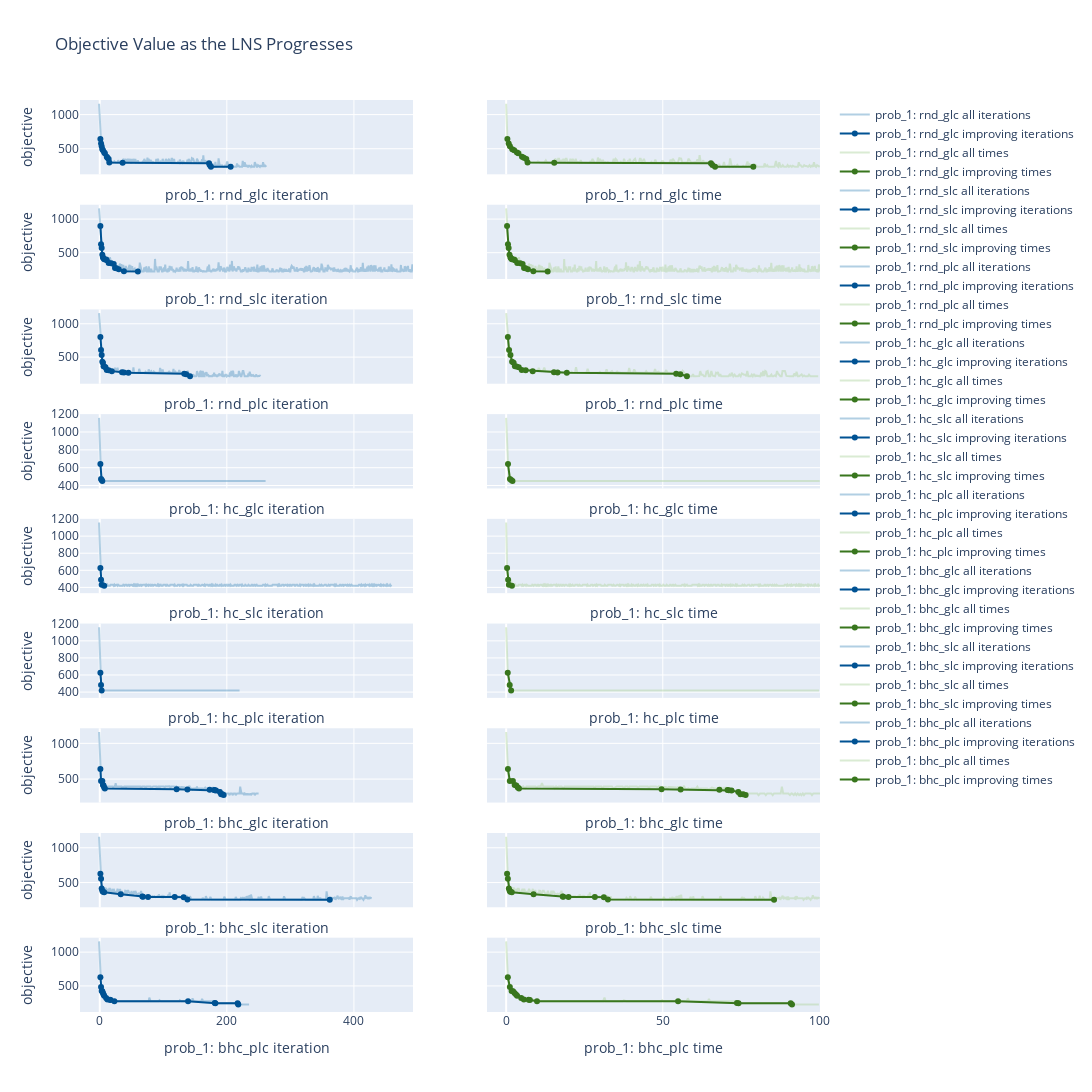

Here is the notebook cell this chart was saved with:
### Code cell
solvers_to_plot = problem_solvers[problem_1]

fig = make_subplots(
        rows=len(solvers_to_plot),
        cols=2,
        shared_yaxes=True,
        shared_xaxes=True,
    )

r = 1
for name, solver in solvers_to_plot.items():
    stats = get_solver_stats(solver)
    
    # transpartent light blue 
    fig.add_trace(go.Scatter(x=stats["iterations"],
                            y=stats["objectives"],
                            name=name+" all iterations",
                            opacity=0.5,
                            marker_color="#64a0c8",
                            ),
                row=r,
                col=1)
    
    # blue
    fig.add_trace(go.Scatter(x=stats["improving_iterations"],
                            y=stats["improving_objectives"],
                            name=name+" improving iterations",
                            marker_color="#005293",
                            ),
                row=r,
                col=1)

    # transparent light green
    fig.add_trace(go.Scatter(x=stats["times_found"],
                            y=stats["objectives"],
                            name=name+" all times",
                            opacity=0.5,
                            marker_color="#b6d7a8",
                            ),
                row=r,
                col=2)
    
    # green
    fig.add_trace(go.Scatter(x=stats["improving_times"],
                            y=stats["improving_objectives"],
                            name=name+" improving times",
                            marker_color="#38761d",
                            ),
                row=r,
                col=2)

    fig.update_xaxes(title_text=name + " iteration", row=r, col=1)
    fig.update_xaxes(title_text=name + " time", row=r, col=2)
    fig.update_yaxes(title_text="objective", row=r, col=1)

    r += 1

fig.update_layout(height=3200, width=1600, title_text="Objective Value as the LNS Progresses")
    

fig.show()

### Figure 1 — Plotly figure (JSON) as saved in the notebook; plotly's stock layout.template omitted (floating-point values rounded to 4 significant figures; data arrays with more than 128 entries replaced by an {"elided": "..."} marker saying what was removed)
{"data": [{"marker": {"color": "#64a0c8"}, "name": "prob_1: rnd_glc all iterations", "opacity": 0.5, "type": "scatter", "x": {"elided": "263 int values"}, "xaxis": "x", "y": {"elided": "263 int values"}, "yaxis": "y"}, {"marker": {"color": "#005293"}, "name": "prob_1: rnd_glc improving iterations", "type": "scatter", "x": [1, 2, 3, 4, 5, 7, 8, 11, 12, 14, 15, 36, 172, 173, 175, 206], "xaxis": "x", "y": [642, 575, 535, 492, 478, 446, 433, 383, 369, 350, 299, 294, 289, 262, 237, 235], "yaxis": "y"}, {"marker": {"color": "#b6d7a8"}, "name": "prob_1: rnd_glc all times", "opacity": 0.5, "type": "scatter", "x": {"elided": "263 str values"}, "xaxis": "x2", "y": {"elided": "263 int values"}, "yaxis": "y2"}, {"marker": {"color": "#38761d"}, "name": "prob_1: rnd_glc improving times", "type": "scatter", "x": ["0.40", "0.81", "1.20", "1.95", "2.56", "3.44", "3.89", "5.07", "5.66", "6.43", "6.84", "15.35", "65.37", "65.83", "66.69", "78.90"], "xaxis": "x2", "y": [642, 575, 535, 492, 478, 446, 433, 383, 369, 350, 299, 294, 289, 262, 237, 235], "yaxis": "y2"}, {"marker": {"color": "#64a0c8"}, "name": "prob_1: rnd_slc all iterations", "opacity": 0.5, "type": "scatter", "x": {"elided": "494 int values"}, "xaxis": "x3", "y": {"elided": "494 int values"}, "yaxis": "y3"}, {"marker": {"color": "#005293"}, "name": "prob_1: rnd_slc improving iterations", "type": "scatter", "x": [1, 2, 3, 4, 5, 6, 7, 10, 11, 14, 18, 22, 24, 26, 30, 38, 60], "xaxis": "x3", "y": [899, 624, 569, 468, 428, 417, 401, 400, 386, 347, 343, 332, 272, 267, 254, 225, 219], "yaxis": "y3"}, {"marker": {"color": "#b6d7a8"}, "name": "prob_1: rnd_slc all times", "opacity": 0.5, "type": "scatter", "x": {"elided": "494 str values"}, "xaxis": "x4", "y": {"elided": "494 int values"}, "yaxis": "y4"}, {"marker": {"color": "#38761d"}, "name": "prob_1: rnd_slc improving times", "type": "scatter", "x": ["0.29", "0.58", "0.80", "1.07", "1.38", "1.55", "1.78", "2.50", "2.78", "3.54", "4.50", "5.26", "5.72", "6.16", "6.95", "8.68", "13.26"], "xaxis": "x4", "y": [899, 624, 569, 468, 428, 417, 401, 400, 386, 347, 343, 332, 272, 267, 254, 225, 219], "yaxis": "y4"}, {"marker": {"color": "#64a0c8"}, "name": "prob_1: rnd_plc all iterations", "opacity": 0.5, "type": "scatter", "x": {"elided": "254 int values"}, "xaxis": "x5", "y": {"elided": "254 int values"}, "yaxis": "y5"}, {"marker": {"color": "#005293"}, "name": "prob_1: rnd_plc improving iterations", "type": "scatter", "x": [1, 2, 3, 4, 5, 6, 7, 9, 11, 14, 19, 35, 38, 45, 133, 136, 142], "xaxis": "x5", "y": [802, 605, 530, 430, 415, 364, 358, 347, 306, 303, 290, 274, 269, 264, 250, 242, 213], "yaxis": "y5"}, {"marker": {"color": "#b6d7a8"}, "name": "prob_1: rnd_plc all times", "opacity": 0.5, "type": "scatter", "x": {"elided": "254 str values"}, "xaxis": "x6", "y": {"elided": "254 int values"}, "yaxis": "y6"}, {"marker": {"color": "#38761d"}, "name": "prob_1: rnd_plc improving times", "type": "scatter", "x": ["0.55", "0.94", "1.38", "1.90", "2.39", "2.80", "3.32", "4.03", "4.99", "6.23", "8.48", "15.26", "16.41", "19.37", "54.29", "55.59", "57.71"], "xaxis": "x6", "y": [802, 605, 530, 430, 415, 364, 358, 347, 306, 303, 290, 274, 269, 264, 250, 242, 213], "yaxis": "y6"}, {"marker": {"color": "#64a0c8"}, "name": "prob_1: hc_glc all iterations", "opacity": 0.5, "type": "scatter", "x": {"elided": "262 int values"}, "xaxis": "x7", "y": {"elided": "262 int values"}, "yaxis": "y7"}, {"marker": {"color": "#005293"}, "name": "prob_1: hc_glc improving iterations", "type": "scatter", "x": [1, 2, 3, 4], "xaxis": "x7", "y": [640, 474, 462, 451], "yaxis": "y7"}, {"marker": {"color": "#b6d7a8"}, "name": "prob_1: hc_glc all times", "opacity": 0.5, "type": "scatter", "x": {"elided": "262 str values"}, "xaxis": "x8", "y": {"elided": "262 int values"}, "yaxis": "y8"}, {"marker": {"color": "#38761d"}, "name": "prob_1: hc_glc improving times", "type": "scatter", "x": ["0.59", "1.21", "1.61", "2.02"], "xaxis": "x8", "y": [640, 474, 462, 451], "yaxis": "y8"}, {"marker": {"color": "#64a0c8"}, "name": "prob_1: hc_slc all iterations", "opacity": 0.5, "type": "scatter", "x": {"elided": "460 int values"}, "xaxis": "x9", "y": {"elided": "460 int values"}, "yaxis": "y9"}, {"marker": {"color": "#005293"}, "name": "prob_1: hc_slc improving iterations", "type": "scatter", "x": [1, 2, 3, 7], "xaxis": "x9", "y": [628, 490, 430, 420], "yaxis": "y9"}, {"marker": {"color": "#b6d7a8"}, "name": "prob_1: hc_slc all times", "opacity": 0.5, "type": "scatter", "x": {"elided": "460 str values"}, "xaxis": "x10", "y": {"elided": "460 int values"}, "yaxis": "y10"}, {"marker": {"color": "#38761d"}, "name": "prob_1: hc_slc improving times", "type": "scatter", "x": ["0.30", "0.63", "0.88", "1.85"], "xaxis": "x10", "y": [628, 490, 430, 420], "yaxis": "y10"}, {"marker": {"color": "#64a0c8"}, "name": "prob_1: hc_plc all iterations", "opacity": 0.5, "type": "scatter", "x": {"elided": "221 int values"}, "xaxis": "x11", "y": {"elided": "221 int values"}, "yaxis": "y11"}, {"marker": {"color": "#005293"}, "name": "prob_1: hc_plc improving iterations", "type": "scatter", "x": [1, 2, 3], "xaxis": "x11", "y": [628, 482, 420], "yaxis": "y11"}, {"marker": {"color": "#b6d7a8"}, "name": "prob_1: hc_plc all times", "opacity": 0.5, "type": "scatter", "x": {"elided": "221 str values"}, "xaxis": "x12", "y": {"elided": "221 int values"}, "yaxis": "y12"}, {"marker": {"color": "#38761d"}, "name": "prob_1: hc_plc improving times", "type": "scatter", "x": ["0.51", "1.14", "1.59"], "xaxis": "x12", "y": [628, 482, 420], "yaxis": "y12"}, {"marker": {"color": "#64a0c8"}, "name": "prob_1: bhc_glc all iterations", "opacity": 0.5, "type": "scatter", "x": {"elided": "251 int values"}, "xaxis": "x13", "y": {"elided": "251 int values"}, "yaxis": "y13"}, {"marker": {"color": "#005293"}, "name": "prob_1: bhc_glc improving iterations", "type": "scatter", "x": [1, 2, 4, 5, 6, 7, 8, 121, 138, 173, 180, 181, 183, 189, 191, 193, 195], "xaxis": "x13", "y": [640, 474, 473, 419, 409, 382, 370, 359, 355, 351, 349, 343, 341, 319, 288, 287, 276], "yaxis": "y13"}, {"marker": {"color": "#b6d7a8"}, "name": "prob_1: bhc_glc all times", "opacity": 0.5, "type": "scatter", "x": {"elided": "251 str values"}, "xaxis": "x14", "y": {"elided": "251 int values"}, "yaxis": "y14"}, {"marker": {"color": "#38761d"}, "name": "prob_1: bhc_glc improving times", "type": "scatter", "x": ["0.57", "1.17", "2.16", "2.72", "3.25", "3.72", "4.11", "49.61", "55.70", "68.07", "70.66", "71.08", "71.95", "74.11", "74.77", "75.60", "76.45"], "xaxis": "x14", "y": [640, 474, 473, 419, 409, 382, 370, 359, 355, 351, 349, 343, 341, 319, 288, 287, 276], "yaxis": "y14"}, {"marker": {"color": "#64a0c8"}, "name": "prob_1: bhc_slc all iterations", "opacity": 0.5, "type": "scatter", "x": {"elided": "429 int values"}, "xaxis": "x15", "y": {"elided": "429 int values"}, "yaxis": "y15"}, {"marker": {"color": "#005293"}, "name": "prob_1: bhc_slc improving iterations", "type": "scatter", "x": [1, 2, 3, 4, 5, 7, 33, 67, 68, 76, 118, 132, 138, 362], "xaxis": "x15", "y": [628, 555, 414, 381, 367, 360, 331, 301, 295, 292, 291, 288, 257, 252], "yaxis": "y15"}, {"marker": {"color": "#b6d7a8"}, "name": "prob_1: bhc_slc all times", "opacity": 0.5, "type": "scatter", "x": {"elided": "429 str values"}, "xaxis": "x16", "y": {"elided": "429 int values"}, "yaxis": "y16"}, {"marker": {"color": "#38761d"}, "name": "prob_1: bhc_slc improving times", "type": "scatter", "x": ["0.30", "0.55", "0.87", "1.12", "1.31", "1.80", "8.75", "18.07", "18.23", "19.91", "28.32", "31.19", "32.49", "85.52"], "xaxis": "x16", "y": [628, 555, 414, 381, 367, 360, 331, 301, 295, 292, 291, 288, 257, 252], "yaxis": "y16"}, {"marker": {"color": "#64a0c8"}, "name": "prob_1: bhc_plc all iterations", "opacity": 0.5, "type": "scatter", "x": {"elided": "236 int values"}, "xaxis": "x17", "y": {"elided": "236 int values"}, "yaxis": "y17"}, {"marker": {"color": "#005293"}, "name": "prob_1: bhc_plc improving iterations", "type": "scatter", "x": [1, 2, 3, 4, 5, 6, 7, 10, 12, 16, 17, 23, 139, 181, 182, 217, 218], "xaxis": "x17", "y": [628, 482, 425, 420, 396, 372, 354, 320, 297, 294, 290, 273, 271, 246, 244, 242, 224], "yaxis": "y17"}, {"marker": {"color": "#b6d7a8"}, "name": "prob_1: bhc_plc all times", "opacity": 0.5, "type": "scatter", "x": {"elided": "236 str values"}, "xaxis": "x18", "y": {"elided": "236 int values"}, "yaxis": "y18"}, {"marker": {"color": "#38761d"}, "name": "prob_1: bhc_plc improving times", "type": "scatter", "x": ["0.54", "1.19", "1.74", "2.21", "2.67", "3.14", "3.51", "4.81", "5.65", "7.17", "7.57", "9.85", "54.89", "73.68", "74.18", "90.83", "91.25"], "xaxis": "x18", "y": [628, 482, 425, 420, 396, 372, 354, 320, 297, 294, 290, 273, 271, 246, 244, 242, 224], "yaxis": "y18"}], "layout": {"height": 3200, "title": {"text": "Objective Value as the LNS Progresses"}, "width": 1600, "xaxis": {"anchor": "y", "domain": [0, 0.45], "matches": "x17", "showticklabels": false, "title": {"text": "prob_1: rnd_glc iteration"}}, "xaxis10": {"anchor": "y10", "domain": [0.55, 1], "matches": "x18", "showticklabels": false, "title": {"text": "prob_1: hc_slc time"}}, "xaxis11": {"anchor": "y11", "domain": [0, 0.45], "matches": "x17", "showticklabels": false, "title": {"text": "prob_1: hc_plc iteration"}}, "xaxis12": {"anchor": "y12", "domain": [0.55, 1], "matches": "x18", "showticklabels": false, "title": {"text": "prob_1: hc_plc time"}}, "xaxis13": {"anchor": "y13", "domain": [0, 0.45], "matches": "x17", "showticklabels": false, "title": {"text": "prob_1: bhc_glc iteration"}}, "xaxis14": {"anchor": "y14", "domain": [0.55, 1], "matches": "x18", "showticklabels": false, "title": {"text": "prob_1: bhc_glc time"}}, "xaxis15": {"anchor": "y15", "domain": [0, 0.45], "matches": "x17", "showticklabels": false, "title": {"text": "prob_1: bhc_slc iteration"}}, "xaxis16": {"anchor": "y16", "domain": [0.55, 1], "matches": "x18", "showticklabels": false, "title": {"text": "prob_1: bhc_slc time"}}, "xaxis17": {"anchor": "y17", "domain": [0, 0.45], "title": {"text": "prob_1: bhc_plc iteration"}}, "xaxis18": {"anchor": "y18", "domain": [0.55, 1], "title": {"text": "prob_1: bhc_plc time"}}, "xaxis2": {"anchor": "y2", "domain": [0.55, 1], "matches": "x18", "showticklabels": false, "title": {"text": "prob_1: rnd_glc time"}}, "xaxis3": {"anchor": "y3", "domain": [0, 0.45], "matches": "x17", "showticklabels": false, "title": {"text": "prob_1: rnd_slc iteration"}}, "xaxis4": {"anchor": "y4", "domain": [0.55, 1], "matches": "x18", "showticklabels": false, "title": {"text": "prob_1: rnd_slc time"}}, "xaxis5": {"anchor": "y5", "domain": [0, 0.45], "matches": "x17", "showticklabels": false, "title": {"text": "prob_1: rnd_plc iteration"}}, "xaxis6": {"anchor": "y6", "domain": [0.55, 1], "matches": "x18", "showticklabels": false, "title": {"text": "prob_1: rnd_plc time"}}, "xaxis7": {"anchor": "y7", "domain": [0, 0.45], "matches": "x17", "showticklabels": false, "title": {"text": "prob_1: hc_glc iteration"}}, "xaxis8": {"anchor": "y8", "domain": [0.55, 1], "matches": "x18", "showticklabels": false, "title": {"text": "prob_1: hc_glc time"}}, "xaxis9": {"anchor": "y9", "domain": [0, 0.45], "matches": "x17", "showticklabels": false, "title": {"text": "prob_1: hc_slc iteration"}}, "yaxis": {"anchor": "x", "domain": [0.9185, 1], "title": {"text": "objective"}}, "yaxis10": {"anchor": "x10", "domain": [0.4593, 0.5407], "matches": "y9", "showticklabels": false}, "yaxis11": {"anchor": "x11", "domain": [0.3444, 0.4259], "title": {"text": "objective"}}, "yaxis12": {"anchor": "x12", "domain": [0.3444, 0.4259], "matches": "y11", "showticklabels": false}, "yaxis13": {"anchor": "x13", "domain": [0.2296, 0.3111], "title": {"text": "objective"}}, "yaxis14": {"anchor": "x14", "domain": [0.2296, 0.3111], "matches": "y13", "showticklabels": false}, "yaxis15": {"anchor": "x15", "domain": [0.1148, 0.1963], "title": {"text": "objective"}}, "yaxis16": {"anchor": "x16", "domain": [0.1148, 0.1963], "matches": "y15", "showticklabels": false}, "yaxis17": {"anchor": "x17", "domain": [0, 0.08148], "title": {"text": "objective"}}, "yaxis18": {"anchor": "x18", "domain": [0, 0.08148], "matches": "y17", "showticklabels": false}, "yaxis2": {"anchor": "x2", "domain": [0.9185, 1], "matches": "y", "showticklabels": false}, "yaxis3": {"anchor": "x3", "domain": [0.8037, 0.8852], "title": {"text": "objective"}}, "yaxis4": {"anchor": "x4", "domain": [0.8037, 0.8852], "matches": "y3", "showticklabels": false}, "yaxis5": {"anchor": "x5", "domain": [0.6889, 0.7704], "title": {"text": "objective"}}, "yaxis6": {"anchor": "x6", "domain": [0.6889, 0.7704], "matches": "y5", "showticklabels": false}, "yaxis7": {"anchor": "x7", "domain": [0.5741, 0.6556], "title": {"text": "objective"}}, "yaxis8": {"anchor": "x8", "domain": [0.5741, 0.6556], "matches": "y7", "showticklabels": false}, "yaxis9": {"anchor": "x9", "domain": [0.4593, 0.5407], "title": {"text": "objective"}}}}
